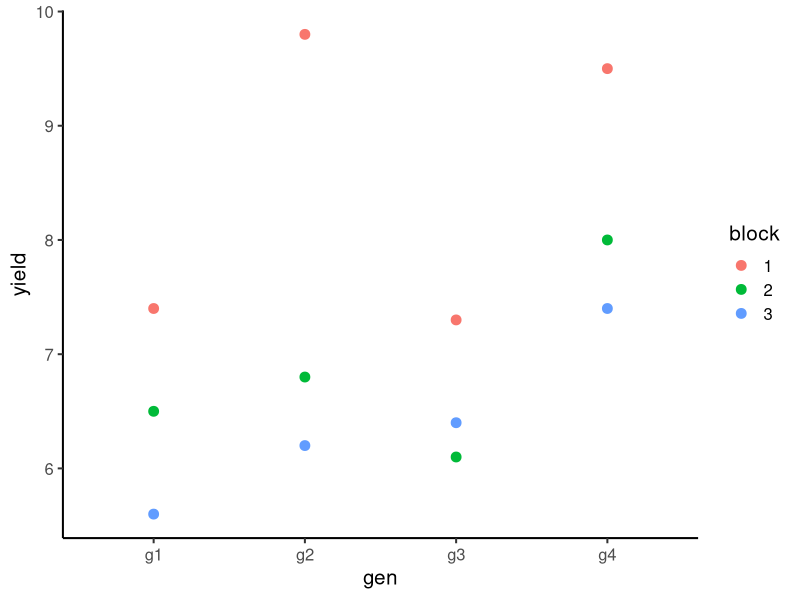

Write the R code that produced this figure.
library(tidyverse)
library(emmeans)
library(lme4)

# RCBD
# 4 gens
# 3 blocks
# 12 observations
data <- read.csv("data/example_1.csv") |>
  mutate(gen = as.factor(gen), block = as.factor(block))
head(data)
str(data)

# Visualization
data |>
  ggplot(aes(x = gen, y = yield, color = block)) +
  geom_point(size = 3) +
  theme_classic(base_size = 15)

# Mean by genotype
data |>
  group_by(gen) |>
  summarise(m = mean(yield))

# Mean by block
data |>
  group_by(block) |>
  summarise(m = mean(yield))

# Overall mean
data |>
  summarise(m = mean(yield))

# -------------------------------------------------------------------------
# Linear-Models -----------------------------------------------------------
# -------------------------------------------------------------------------

n <- 12
n_blks <- 3
n_gens <- 4

# Intercept ---------------------------------------------------------------

ff <- yield ~ 1
str(m <- model.frame(ff, data))
ones <- model.matrix(ff, m)
X <- model.matrix(ff, m)
y <- matrix(data[, "yield"])
print(X)
print(y)

# Betas (mu)
Xty <- t(X) %*% y
XtX <- t(X) %*% X
qr(XtX)$rank
XtX_inv <- solve(XtX)
beta_mu <- XtX_inv %*% Xty
beta_mu
y_hat <- X %*% beta_mu
errors <- y - y_hat
SSE_mu <- sum(errors^2)
SSE_mu

# Block -------------------------------------------------------------------

ff <- yield ~ block
str(m <- model.frame(ff, data))
X <- model.matrix(ff, m)
y <- matrix(data[, "yield"])
print(X)
print(y)

# Betas (block)
Xty <- t(X) %*% y
XtX <- t(X) %*% X
qr(XtX)$rank
XtX_inv <- solve(XtX)
beta_blk <- XtX_inv %*% Xty
beta_blk
y_hat <- X %*% beta_blk
errors <- y - y_hat
SSE_blk <- sum(errors^2)
SSE_blk

# Genotype ----------------------------------------------------------------

ff <- yield ~ -1 + gen
str(m <- model.frame(ff, data))
X <- model.matrix(ff, m)
y <- matrix(data[, "yield"])
print(X)
print(y)

# Betas (genotype)
Xty <- t(X) %*% y
XtX <- t(X) %*% X
qr(XtX)$rank
XtX_inv <- solve(XtX)
beta_gen <- XtX_inv %*% Xty
beta_gen
y_hat <- X %*% beta_gen
errors <- y - y_hat
SSE_gen <- sum(errors^2)
SSE_gen

# All effects -------------------------------------------------------------

ff <- yield ~ 1 + block + gen
str(m <- model.frame(ff, data))
X <- model.matrix(ff, m)
y <- matrix(data[, "yield"])
print(X)
print(y)

# Betas
Xty <- t(X) %*% y
XtX <- t(X) %*% X
qr(XtX)$rank
XtX_inv <- solve(XtX)
beta <- XtX_inv %*% Xty
beta
y_hat <- X %*% beta
errors <- y - y_hat
SSE <- sum(errors^2)
SSE

# Reduction in SS if a factor is added
SSE_mu
SSE_mu - SSE_blk
SSE_mu - SSE_gen
SSE

# Sigma
y_hat <- X %*% beta
errors <- y - y_hat
SSE <- sum(errors^2)
sigma_2 <- SSE / (n - 6)
sigma_2

# ANOVA
anova_dt <- data.frame(
  Source = c("block", "gen", "residuals"),
  Df = c(n_blks - 1, n_gens - 1, n - length(beta)),
  SSq = c(SSE_mu - SSE_blk, SSE_mu - SSE_gen, SSE)
) |>
  mutate(
    MSq = SSq / Df,
    F.value = MSq / MSq[3],
    `Pr(>F)` = pf(q = F.value, df1 = Df, df2 = Df[3], lower.tail = FALSE)
  ) |>
  mutate(
    F.value = ifelse(Source == "residuals", NA, F.value),
    `Pr(>F)` = ifelse(Source == "residuals", NA, `Pr(>F)`)
  )
anova_dt

# Using 'lm'
mod <- lm(formula = yield ~ 1 + block + gen, data = data)
mod
coef(mod)
anova(mod)
vcov(mod)
XtX_inv * sigma_2

# -------------------------------------------------------------------------

# Number of effects
n_coef <- length(beta)
n_coef

# Overall mean
beta[1] + sum(c(0, beta[2:3])) / 3 + sum(c(0, beta[4:6])) / 4
beta_mu

# What about the gen missing level?
print(beta)
gens <- c("geng1" = 0, beta[4:6, ])
gens <- beta[1] + sum(beta[2:3]) / 3 + gens
gens

# What about the block missing level?
print(beta)
blks <- c("block1" = 0, beta[2:3, ])
blks <- beta[1] + sum(beta[4:6]) / 4 + blks
blks

# From the model
emmeans(mod, ~gen)
sqrt(XtX_inv[4:6, 4:6] * sigma_2)
emmeans(mod, pairwise ~ gen)
sqrt(sigma_2 / 3 + sigma_2 / 3)
